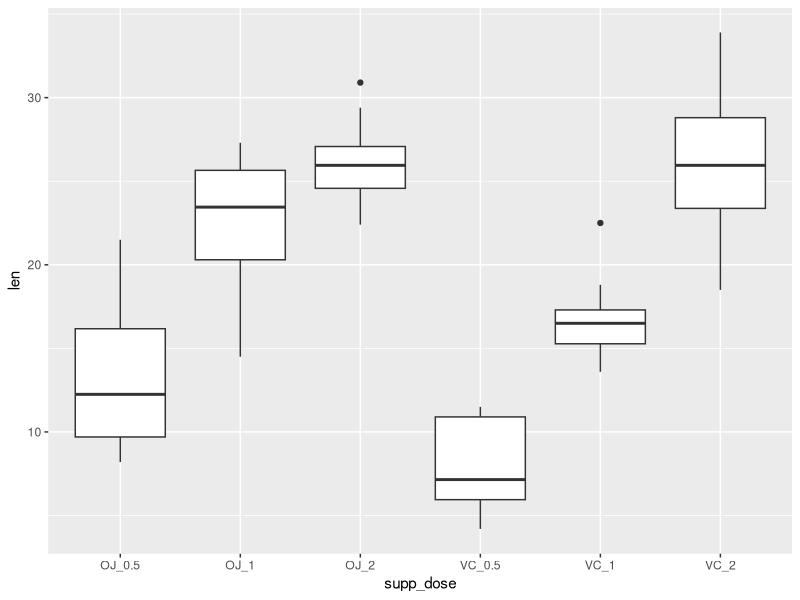

This chart was generated by the following R code:
## ---- chunk 1
knitr::opts_chunk$set(echo = TRUE)
## ---- chunk 2
library(datasets)
str(ToothGrowth)
summary(ToothGrowth)
## ---- chunk 3
library(tidyr)
library(ggplot2)
ggplot(ToothGrowth %>% unite(supp_dose, supp:dose), aes(y = len)) + 
  geom_boxplot(aes(x = supp_dose))
## ---- chunk 4
tapply(ToothGrowth$len, list(ToothGrowth$supp, ToothGrowth$dose), mean)
tapply(ToothGrowth$len, list(ToothGrowth$supp, ToothGrowth$dose), sd)
## ---- chunk 5
t.test(len ~ supp, ToothGrowth[ToothGrowth$dose == 0.5,])
t.test(len ~ supp, ToothGrowth[ToothGrowth$dose == 1,])
t.test(len ~ supp, ToothGrowth[ToothGrowth$dose == 2,])
